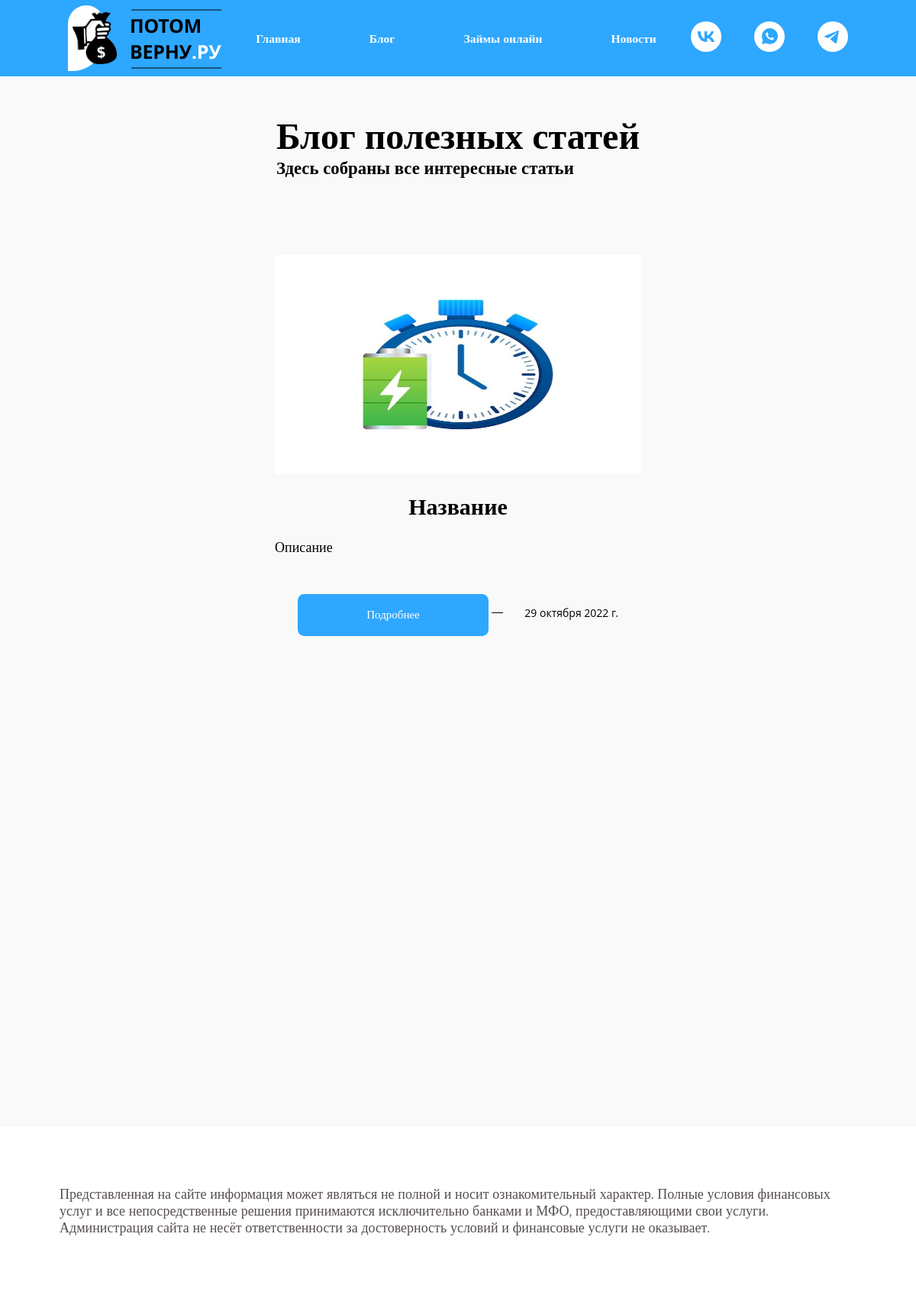
The page /blog/ on the database as committed earlier.
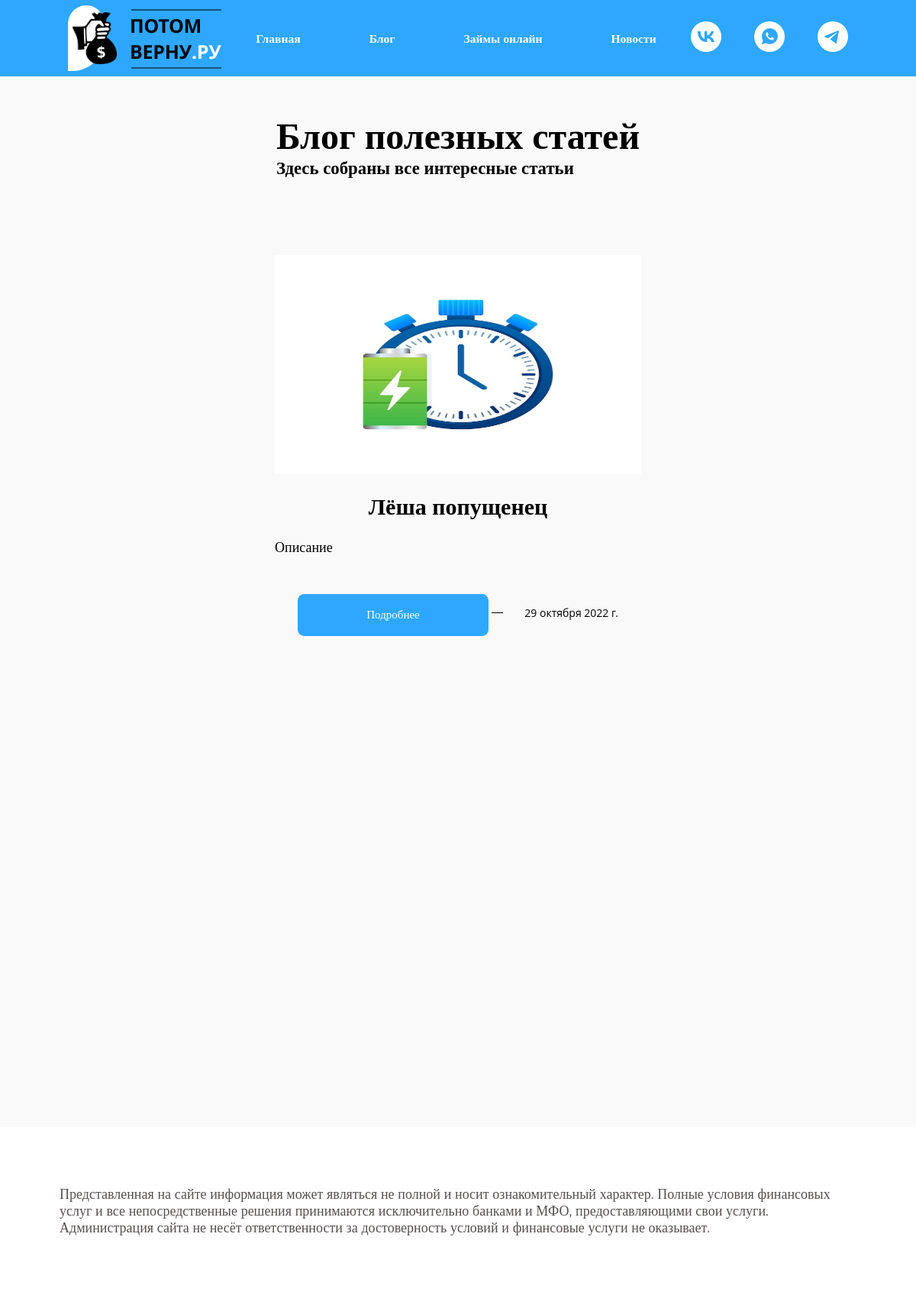
The same page on the database as committed later.
### article/models.py (models this page shows, shortened)
class Article(models.Model):
    title = models.CharField('Название', max_length=100)
    slug = models.SlugField('Ссылка', blank=True, null=True, unique=True, db_index=True)
    text = models.TextField('Текст')
    date = models.DateField('Дата', auto_now_add=True)
    description = models.CharField('Описание', max_length=250)
    article_image = models.ImageField('Изборажение', null=True, upload_to='article/')
    big_status = models.BooleanField('Большая статья', default=False)
    preview_image = models.ImageField('Предварительное изображение', upload_to='article/')
    def get_absolute_url(self):
        return reverse("article", kwargs={"slug": self.slug})
    class Meta:
        verbose_name = 'Статья'
        verbose_name_plural = 'Статьи'
        ordering = ['date', 'title']

### blog/views.py (the view)
# urls.py: path('blog/', views.blog, name='blog')
def blog(request):
    articles = Article.objects.all()
    articles = Article.objects.filter(big_status=False)
    big_article = Article.objects.get(big_status=True)
    context = {
        'article_list': articles,
        'big_article': big_article
    }
    return render(request, 'blog/blog.html', context=context)

### templates/blog/blog.html (shortened to what this page needs)
<!DOCTYPE html>
{% load static%}
<html lang="ru">
<head>
    <link rel="stylesheet" href="{% static 'blog/css/main.css' %}">
    <link rel="stylesheet" href="{% static 'blog/css/header.css' %}">
    <link rel="stylesheet" href="{% static 'blog/css/footer.css' %}">
    <link rel="stylesheet" href="{% static 'blog/css/blog_style.css' %}">
</head>
<body>
    <div class="wrapper">
        {% include 'includes/header.html' %}
        <main>
            <div class="content">
                <div class="main-title">
                    <h1>Блог полезных статей</h1>
                    <p>Здесь собраны все интересные статьи</p>
                </div>
                <div class="article big-article">
                    <img src="{{ big_article.preview_image.url }}" alt="" class="big-article__img">
                    <p class="article__title">{{ big_article.title }}</p>
                    <p class="article__text">{{ big_article.description }}</p>
                    <div class="article__bottom-block">
                        <div class="article__button"><a href="{{ big_article.get_absolute_url }}">Подробнее</a></div>
                        <div class="article__date">
                            <span>{{ big_article.date }}</span>
                        </div>
                    </div>
                </div>
        </main>
        {% include 'includes/footer.html' %}
    </div>
</body>
</html>

### templates/includes/header.html (shortened to what this page needs)
{% load static %}
<header class="header">
    <div class="header__content menu">
        <img src="{% static 'main/img/icons/logo.svg'%}" alt="" class="header__logo">
        <nav class="header__nav">
            <ul class="header__list">
                <li class="list__item">
                    <a href="{% url 'main' %}" class="list__link">Главная </a>
                </li>
                <li class="list__item">
                    <a href="{% url 'blog' %}" class="list__link">Блог</a>
                </li>
                <li class="list__item">
                    <a href="#best-service__title" class="list__link burger-scroll-item">Займы онлайн</a>
                </li>
                <li class="list__item">
                    <a href="#news" class="list__link burger-scroll-item">Новости</a>
                </li>
            </ul>
        </nav>
        <div class="header__socials">
            <a href="https://vk.com/potom_verny" class="socials__links social-vk" target="_blank">
                <img src="{% static 'main/img/icons/socials_vk.svg' %}" alt="">
            </a>
            <a href="https://dzen.ru/potomverny" class="socials__links social-wtup" target="_blank">
                <img src="{% static 'main/img/icons/socials_wup.svg' %}" alt="">
            </a>
            <a href="https://t.me/potomverny" class="socials__links social-teleg" target="_blank">
                <img src="{% static 'main/img/icons/socials_teleg.svg' %}" alt="">
            </a>
        </div>
    </div>
</header>

### templates/includes/small_articles.html (shortened to what this page needs)
{% load static %}

### templates/includes/footer.html
{% load static %}
<footer class="footer">
    <span class="footer__text">
        Представленная на сайте информация может являться не полной и носит ознакомительный характер. Полные условия финансовых услуг и все непосредственные решения принимаются исключительно банками и МФО, предоставляющими свои услуги. Администрация сайта не несёт ответственности за достоверность условий и финансовые услуги не оказывает.
    </span>
</footer>

### blog/static/blog/css/main.css (style rules this page uses)
*, *::after, *::before { margin: 0; padding: 0; border: 0; box-sizing: border-box; }
html, body { height: calc(var(--vh, 1vh) * 100); max-width: 100%; overflow-x: hidden; }
body { background-color: #F9F9F9; height: 100%; }
.wrapper { max-width: 100%; min-height: 100%; background-color: #F9F9F9; display: flex; flex-direction: column; }
main { flex: 1 1 auto; }
.content { display: flex; flex-direction: column; max-width: 70vw; margin: 0 auto; margin-top: 50px; }

### blog/static/blog/css/header.css (style rules this page uses)
.header { background-color: #2EA7FF; display: flex; align-items: center; justify-content: center; min-width: 100%; height: 100px; overflow-x: hidden; position: sticky; z-index: 3; top: 0; }
.header__content { display: flex; justify-content: space-between; align-items: center; min-width: 70vw; height: 100%; overflow: hidden; }
.header > .header__content > .header__logo { max-width: 201px; max-height: 86px; viewport-fit: 20px 8px; }
.header__list { display: flex; justify-content: center; max-width: 800px; }
.header__list > .list__item { list-style-type: none; margin: 0 45px 0 45px; }
.header__list > .list__item > a { text-decoration: none; color: #FFFFFF; font-family: 'Inter'; font-style: normal; font-size: 1.3vw; font-weight: 600; }
.header > .header__content > .header__socials { max-width: 250px; height: 40px; }
.header > .header__content > .header__socials { display: flex; justify-content: center; align-items: center; }
.header > .header__content > .header__socials a:first-child { margin-right: 43px; }
.header > .header__content > .header__socials a:last-child { margin-left: 43px; }

### blog/static/blog/css/footer.css (style rules this page uses)
footer { display: flex; align-items: center; justify-content: center; background-color: #FFFFFF; max-width: 100%; min-height: 220px; padding: 20px; }
footer > .footer__text { max-width: 90%; min-height: 80%; font-family: 'Montserrat'; font-style: normal; font-weight: 400; font-size: 18px; line-height: 22px; color: #554E4E; word-wrap: break-word; }

### blog/static/blog/css/blog_style.css (style rules this page uses)
.content { align-items: center; }
.main-title { max-width: 1000px; margin: 0 auto; margin-bottom: 100px; }
.main-title > h1 { font-family: 'Roboto'; font-style: normal; font-weight: 700; font-size: 4vw; }
.main-title > p { font-family: 'Roboto'; font-style: normal; font-weight: 700; font-size: 1.9vw; }
.big-article { max-width: 785px; margin: 0 auto; margin-bottom: 150px; }
.article { display: flex; justify-content: space-between; flex-direction: column; }
.article__button > a { text-decoration: none; display: flex; justify-content: center; align-items: center; width: 100%; height: 100%; }
.big-article > .article__title { padding: 25px 0; font-size: 2.5vw; }
.big-article > .article__text { display: block; max-width: 100%; font-size: 1.5vw; }
.article > .article__title { text-align: center; font-family: 'Roboto'; font-style: normal; font-weight: 700; }
.article > .article__text { text-align: justify; font-family: 'Roboto'; font-style: normal; font-weight: 400; display: flex; flex-grow: 1; }
.article__button > a { font-family: 'Roboto'; font-style: normal; font-weight: 500; font-size: 1.25vw; color: #fff; text-align: center; vertical-align: middle; background-color: transparent; }
.article__button { width: 250px; height: 55px; background: #2EA7FF; border-radius: 0.7vw; }
.article__bottom-block { display: flex; flex-direction: row; justify-content: space-between; padding: 50px 30px; height: 150px; }
.article__bottom-block > .article__date { font-family: 'Open Sans'; font-style: normal; font-weight: 400; font-size: 14px; display: flex; align-items: center; }
.article__bottom-block > .article__date::before { content: ''; display: block; position: relative; right: 20%; height: 1px; width: 15px; background-color: #000; margin: 0 0 0 5px; }
.big-article > img { display: block; width: 40vw; height: 23.9vw; margin: 0 auto; }

Rows that differ between the two databases and show on the page:
changed Article "Описание": title "Название" → "Лёша попущенец"
